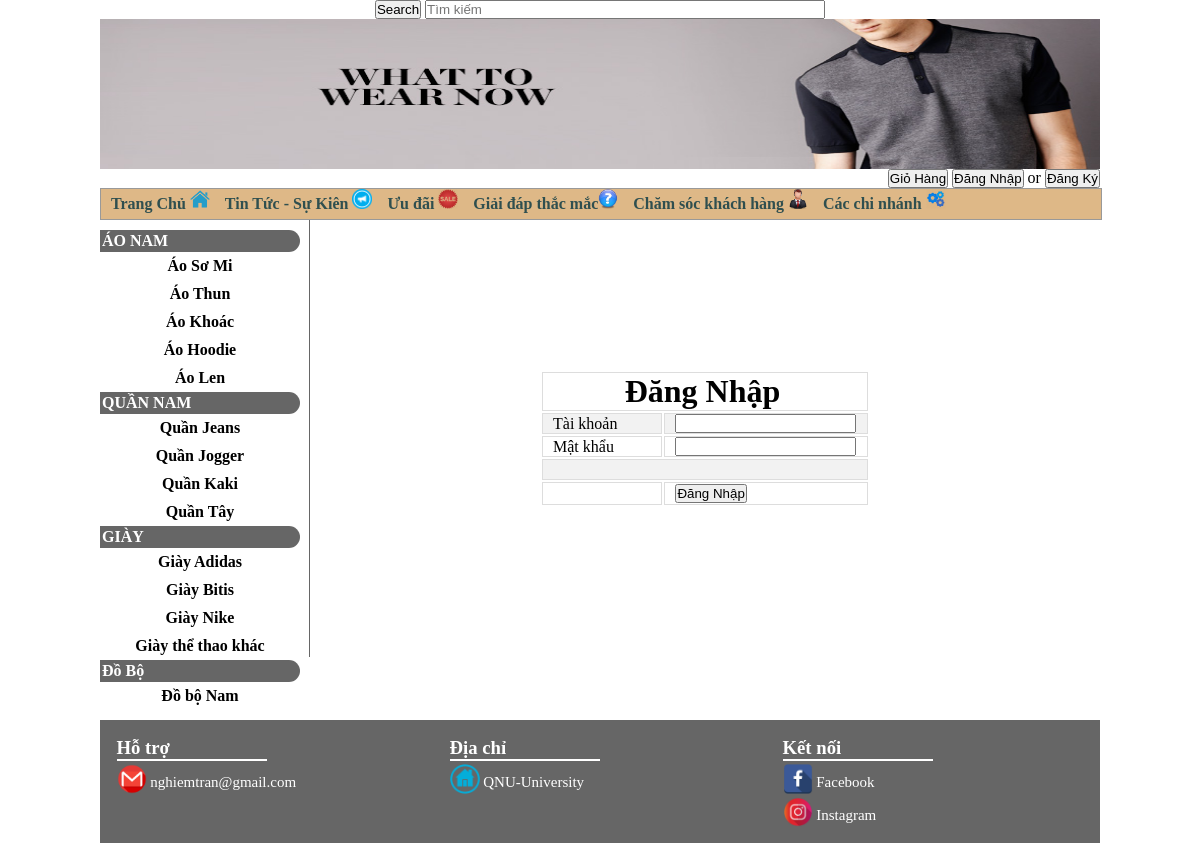
The page /?xem=login on the database its author committed.
### tables this page shows
CREATE TABLE `loaisanpham` (
  `id_loaisanpham` int(11) NOT NULL,
  `tenloaisanpham` varchar(255) NOT NULL,
  `id_loailoaisanpham` int(11) NOT NULL
);

### modun/left/danhsachsanpham.php (the view)
   <div class="danhsachsanpham">
   <p> <strong>ÁO NAM</strong></p>
   <ul>
<?php
$sql_quan="select*from loaisanpham where id_loailoaisanpham='1'";
$query_quan=mysqli_query($conn,$sql_quan);
while($row_quan=mysqli_fetch_assoc($query_quan)){
?>
     <a href="index.php?xem=chitietloaisanpham&id=<?php echo $row_quan['id_loaisanpham'];?>"> <li><div align="center"><strong><?php echo $row_quan['tenloaisanpham'];?></strong></div> </li></a>
<?php }?>
   </ul>
   <p><strong> QUẦN NAM</strong></p>
   <ul>
<?php
$sql_quan="select*from loaisanpham where id_loailoaisanpham='0'";
$query_quan=mysqli_query($conn,$sql_quan);
while($row_quan=mysqli_fetch_assoc($query_quan)){
?>
     <a href="index.php?xem=chitietloaisanpham&id=<?php echo $row_quan['id_loaisanpham'];?>"><li><div align="center"><strong><?php echo $row_quan['tenloaisanpham'];?></strong></div></li></a>
<?php }?>
</ul>
<p><strong> GIÀY</strong></p>
   <ul>
<?php
$sql_quan="select*from loaisanpham where id_loailoaisanpham='2'";
$query_quan=mysqli_query($conn,$sql_quan);
while($row_quan=mysqli_fetch_assoc($query_quan)){
?>
     <a href="index.php?xem=chitietloaisanpham&id=<?php echo $row_quan['id_loaisanpham'];?>"><li><div align="center"><strong><?php echo $row_quan['tenloaisanpham'];?></strong></div></li></a>
<?php }?>
</ul>
<p><strong> Đồ Bộ</strong></p>
   <ul>
<?php
$sql_quan="select*from loaisanpham where id_loailoaisanpham='3'";
$query_quan=mysqli_query($conn,$sql_quan);
while($row_quan=mysqli_fetch_assoc($query_quan)){
?>
     <a href="index.php?xem=chitietloaisanpham&id=<?php echo $row_quan['id_loaisanpham'];?>"><li><div align="center"><strong><?php echo $row_quan['tenloaisanpham'];?></strong></div></li></a>
<?php }?>
</ul>
   </div>

### css.css (style rules this page uses)
* { padding:0; margin:0; }
a { text-decoration:none; }
ul li { list-style:none; }
.left p { padding:2px; background-color:#666; color:#FFF; border-radius:0px 25px 25px 0px ; }
.danhsachsanpham { padding:10px 0px; }
.danhsachsanpham ul li { color:black; padding:5px; }

### rows shown on the page
loaisanpham: tenloaisanpham "Áo Sơ Mi"
loaisanpham: tenloaisanpham "Áo Thun"
loaisanpham: tenloaisanpham "Áo Khoác"
loaisanpham: tenloaisanpham "Áo Hoodie"
loaisanpham: tenloaisanpham "Áo Len"
loaisanpham: tenloaisanpham "Quần Jeans"
loaisanpham: tenloaisanpham "Quần Jogger"
loaisanpham: tenloaisanpham "Quần Kaki"
loaisanpham: tenloaisanpham "Quần Tây"
loaisanpham: tenloaisanpham "Giày Adidas"
loaisanpham: tenloaisanpham "Giày Bitis"
loaisanpham: tenloaisanpham "Giày Nike"
loaisanpham: tenloaisanpham "Giày thể thao khác"
loaisanpham: tenloaisanpham "Đồ bộ Nam"
